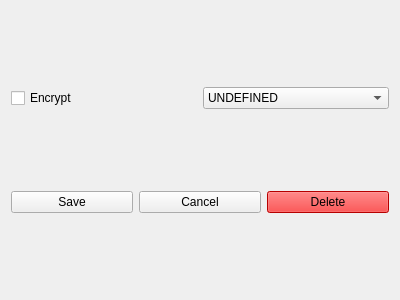
<?xml version="1.0" encoding="UTF-8"?>
<ui version="4.0">
 <class>ContentEditorWidget</class>
 <widget class="QWidget" name="ContentEditorWidget">
  <property name="geometry">
   <rect>
    <x>0</x>
    <y>0</y>
    <width>400</width>
    <height>300</height>
   </rect>
  </property>
  <property name="windowTitle">
   <string>Form</string>
  </property>
  <property name="styleSheet">
   <string notr="true">QPushButton#delete_button {
	background-color: red;
}</string>
  </property>
  <layout class="QVBoxLayout" name="verticalLayout">
   <item>
    <layout class="QVBoxLayout" name="content_layout">
     <item>
      <layout class="QHBoxLayout" name="horizontalLayout">
       <item>
        <widget class="QCheckBox" name="encrypt_checkBox">
         <property name="text">
          <string>Encrypt</string>
         </property>
        </widget>
       </item>
       <item>
        <widget class="QComboBox" name="content_type_combo_box">
         <property name="currentText">
          <string>UNDEFINED</string>
         </property>
         <item>
          <property name="text">
           <string>UNDEFINED</string>
          </property>
         </item>
         <item>
          <property name="text">
           <string>TEXT</string>
          </property>
         </item>
         <item>
          <property name="text">
           <string>COMMAND</string>
          </property>
         </item>
        </widget>
       </item>
      </layout>
     </item>
    </layout>
   </item>
   <item>
    <layout class="QHBoxLayout" name="buttons_layout">
     <item>
      <widget class="QPushButton" name="save_button">
       <property name="text">
        <string>Save</string>
       </property>
      </widget>
     </item>
     <item>
      <widget class="QPushButton" name="cancel_button">
       <property name="text">
        <string>Cancel</string>
       </property>
      </widget>
     </item>
     <item>
      <widget class="QPushButton" name="delete_button">
       <property name="text">
        <string>Delete</string>
       </property>
      </widget>
     </item>
    </layout>
   </item>
  </layout>
 </widget>
 <resources/>
 <connections/>
</ui>
